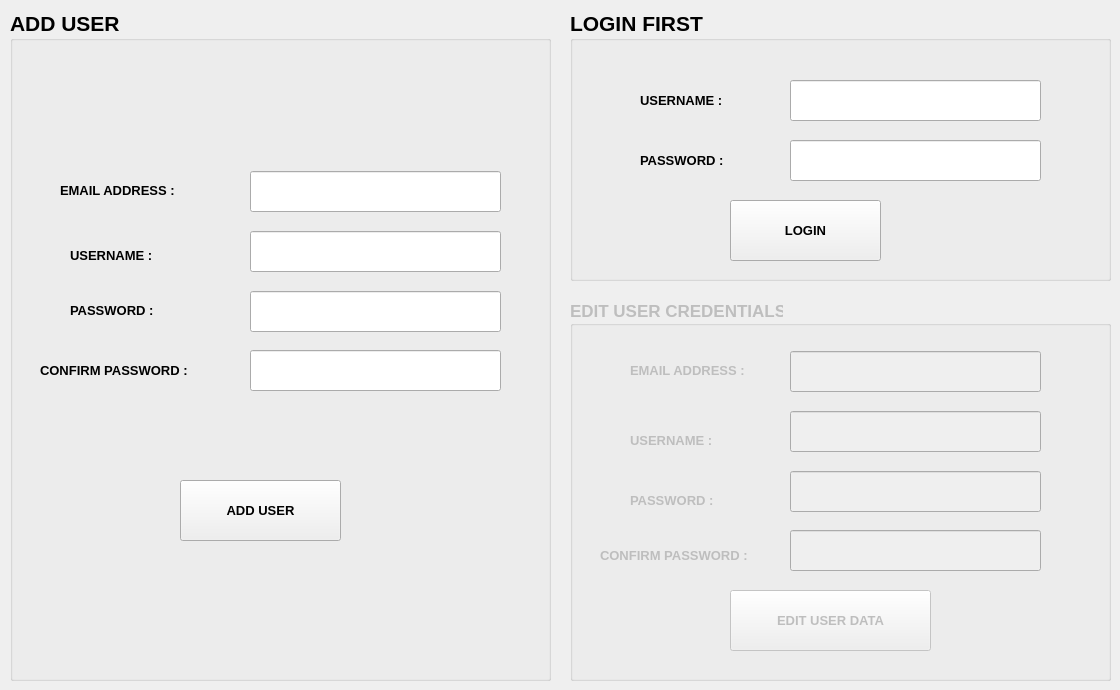
    <widget class="QWidget" name="tab_3">
     <attribute name="title">
      <string>Users</string>
     </attribute>
     <widget class="QGroupBox" name="groupBox">
      <property name="geometry">
       <rect>
        <x>10</x>
        <y>10</y>
        <width>541</width>
        <height>671</height>
       </rect>
      </property>
      <property name="font">
       <font>
        <family>Segoe UI</family>
        <pointsize>16</pointsize>
        <weight>75</weight>
        <bold>true</bold>
       </font>
      </property>
      <property name="title">
       <string>ADD USER</string>
      </property>
      <widget class="QLabel" name="label_22">
       <property name="geometry">
        <rect>
         <x>60</x>
         <y>230</y>
         <width>121</width>
         <height>31</height>
        </rect>
       </property>
       <property name="font">
        <font>
         <family>Segoe UI</family>
         <pointsize>10</pointsize>
         <weight>75</weight>
         <bold>true</bold>
        </font>
       </property>
       <property name="text">
        <string>USERNAME :</string>
       </property>
      </widget>
      <widget class="QLabel" name="label_23">
       <property name="geometry">
        <rect>
         <x>50</x>
         <y>170</y>
         <width>161</width>
         <height>21</height>
        </rect>
       </property>
       <property name="font">
        <font>
         <family>Segoe UI</family>
         <pointsize>10</pointsize>
         <weight>75</weight>
         <bold>true</bold>
        </font>
       </property>
       <property name="text">
        <string>EMAIL ADDRESS :</string>
       </property>
      </widget>
      <widget class="QLabel" name="label_24">
       <property name="geometry">
        <rect>
         <x>60</x>
         <y>290</y>
         <width>121</width>
         <height>21</height>
        </rect>
       </property>
       <property name="font">
        <font>
         <family>Segoe UI</family>
         <pointsize>10</pointsize>
         <weight>75</weight>
         <bold>true</bold>
        </font>
       </property>
       <property name="text">
        <string>PASSWORD :</string>
       </property>
      </widget>
      <widget class="QLabel" name="label_25">
       <property name="geometry">
        <rect>
         <x>30</x>
         <y>350</y>
         <width>201</width>
         <height>21</height>
        </rect>
       </property>
       <property name="font">
        <font>
         <family>Segoe UI</family>
         <pointsize>10</pointsize>
         <weight>75</weight>
         <bold>true</bold>
        </font>
       </property>
       <property name="text">
        <string>CONFIRM PASSWORD :</string>
       </property>
      </widget>
      <widget class="QLineEdit" name="lineEdit_21">
       <property name="geometry">
        <rect>
         <x>240</x>
         <y>161</y>
         <width>251</width>
         <height>41</height>
        </rect>
       </property>
       <property name="font">
        <font>
         <family>Segoe UI</family>
         <pointsize>8</pointsize>
         <weight>50</weight>
         <bold>false</bold>
        </font>
       </property>
      </widget>
      <widget class="QLineEdit" name="lineEdit_22">
       <property name="geometry">
        <rect>
         <x>240</x>
         <y>221</y>
         <width>251</width>
         <height>41</height>
        </rect>
       </property>
       <property name="font">
        <font>
         <family>Segoe UI</family>
         <pointsize>8</pointsize>
         <weight>50</weight>
         <bold>false</bold>
        </font>
       </property>
      </widget>
      <widget class="QLineEdit" name="lineEdit_23">
       <property name="geometry">
        <rect>
         <x>240</x>
         <y>281</y>
         <width>251</width>
         <height>41</height>
        </rect>
       </property>
       <property name="font">
        <font>
         <family>Segoe UI</family>
         <pointsize>8</pointsize>
         <weight>50</weight>
         <bold>false</bold>
        </font>
       </property>
       <property name="echoMode">
        <enum>QLineEdit::Password</enum>
       </property>
      </widget>
      <widget class="QLineEdit" name="lineEdit_24">
       <property name="geometry">
        <rect>
         <x>240</x>
         <y>340</y>
         <width>251</width>
         <height>41</height>
        </rect>
       </property>
       <property name="font">
        <font>
         <family>Segoe UI</family>
         <pointsize>8</pointsize>
         <weight>50</weight>
         <bold>false</bold>
        </font>
       </property>
       <property name="echoMode">
        <enum>QLineEdit::Password</enum>
       </property>
      </widget>
      <widget class="QPushButton" name="pushButton_13">
       <property name="geometry">
        <rect>
         <x>170</x>
         <y>470</y>
         <width>161</width>
         <height>61</height>
        </rect>
       </property>
       <property name="font">
        <font>
         <family>Segoe UI</family>
         <pointsize>10</pointsize>
         <weight>75</weight>
         <bold>true</bold>
        </font>
       </property>
       <property name="text">
        <string>ADD USER</string>
       </property>
       <property name="icon">
        <iconset>
         <normaloff>icons/add.webp</normaloff>icons/add.webp</iconset>
       </property>
       <property name="iconSize">
        <size>
         <width>50</width>
         <height>50</height>
        </size>
       </property>
      </widget>
      <widget class="QLabel" name="label_9">
       <property name="geometry">
        <rect>
         <x>40</x>
         <y>410</y>
         <width>431</width>
         <height>31</height>
        </rect>
       </property>
       <property name="font">
        <font>
         <family>Segoe UI</family>
         <pointsize>10</pointsize>
         <weight>75</weight>
         <bold>true</bold>
        </font>
       </property>
       <property name="text">
        <string/>
       </property>
      </widget>
     </widget>
     <widget class="QGroupBox" name="groupBox_2">
      <property name="geometry">
       <rect>
        <x>570</x>
        <y>10</y>
        <width>541</width>
        <height>271</height>
       </rect>
      </property>
      <property name="font">
       <font>
        <family>Segoe UI</family>
        <pointsize>16</pointsize>
        <weight>75</weight>
        <bold>true</bold>
       </font>
      </property>
      <property name="title">
       <string>LOGIN FIRST </string>
      </property>
      <widget class="QLabel" name="label_26">
       <property name="geometry">
        <rect>
         <x>70</x>
         <y>140</y>
         <width>121</width>
         <height>21</height>
        </rect>
       </property>
       <property name="font">
        <font>
         <family>Segoe UI</family>
         <pointsize>10</pointsize>
         <weight>75</weight>
         <bold>true</bold>
        </font>
       </property>
       <property name="text">
        <string>PASSWORD :</string>
       </property>
      </widget>
      <widget class="QLineEdit" name="lineEdit_25">
       <property name="geometry">
        <rect>
         <x>220</x>
         <y>130</y>
         <width>251</width>
         <height>41</height>
        </rect>
       </property>
       <property name="font">
        <font>
         <family>Segoe UI</family>
         <pointsize>8</pointsize>
         <weight>50</weight>
         <bold>false</bold>
        </font>
       </property>
       <property name="echoMode">
        <enum>QLineEdit::Password</enum>
       </property>
      </widget>
      <widget class="QPushButton" name="pushButton_14">
       <property name="geometry">
        <rect>
         <x>160</x>
         <y>190</y>
         <width>151</width>
         <height>61</height>
        </rect>
       </property>
       <property name="font">
        <font>
         <family>Segoe UI</family>
         <pointsize>10</pointsize>
         <weight>75</weight>
         <bold>true</bold>
        </font>
       </property>
       <property name="text">
        <string>LOGIN</string>
       </property>
       <property name="icon">
        <iconset>
         <normaloff>icons/key-256.webp</normaloff>icons/key-256.webp</iconset>
       </property>
       <property name="iconSize">
        <size>
         <width>40</width>
         <height>40</height>
        </size>
       </property>
      </widget>
      <widget class="QLineEdit" name="lineEdit_26">
       <property name="geometry">
        <rect>
         <x>220</x>
         <y>70</y>
         <width>251</width>
         <height>41</height>
        </rect>
       </property>
       <property name="font">
        <font>
         <family>Segoe UI</family>
         <pointsize>8</pointsize>
         <weight>50</weight>
         <bold>false</bold>
        </font>
       </property>
      </widget>
      <widget class="QLabel" name="label_27">
       <property name="geometry">
        <rect>
         <x>70</x>
         <y>80</y>
         <width>121</width>
         <height>21</height>
        </rect>
       </property>
       <property name="font">
        <font>
         <family>Segoe UI</family>
         <pointsize>10</pointsize>
         <weight>75</weight>
         <bold>true</bold>
        </font>
       </property>
       <property name="text">
        <string>USERNAME :</string>
       </property>
      </widget>
     </widget>
     <widget class="QGroupBox" name="groupBox_4">
      <property name="enabled">
       <bool>false</bool>
      </property>
      <property name="geometry">
       <rect>
        <x>570</x>
        <y>300</y>
        <width>541</width>
        <height>381</height>
       </rect>
      </property>
      <property name="font">
       <font>
        <pointsize>13</pointsize>
        <weight>75</weight>
        <bold>true</bold>
       </font>
      </property>
      <property name="title">
       <string>EDIT USER CREDENTIALS </string>
      </property>
      <widget class="QLineEdit" name="lineEdit_28">
       <property name="geometry">
        <rect>
         <x>220</x>
         <y>171</y>
         <width>251</width>
         <height>41</height>
        </rect>
       </property>
       <property name="font">
        <font>
         <family>Segoe UI</family>
         <pointsize>8</pointsize>
         <weight>50</weight>
         <bold>false</bold>
        </font>
       </property>
       <property name="echoMode">
        <enum>QLineEdit::Password</enum>
       </property>
      </widget>
      <widget class="QLineEdit" name="lineEdit_29">
       <property name="geometry">
        <rect>
         <x>220</x>
         <y>51</y>
         <width>251</width>
         <height>41</height>
        </rect>
       </property>
       <property name="font">
        <font>
         <family>Segoe UI</family>
         <pointsize>8</pointsize>
         <weight>50</weight>
         <bold>false</bold>
        </font>
       </property>
      </widget>
      <widget class="QLineEdit" name="lineEdit_30">
       <property name="geometry">
        <rect>
         <x>220</x>
         <y>111</y>
         <width>251</width>
         <height>41</height>
        </rect>
       </property>
       <property name="font">
        <font>
         <family>Segoe UI</family>
         <pointsize>8</pointsize>
         <weight>50</weight>
         <bold>false</bold>
        </font>
       </property>
      </widget>
      <widget class="QLabel" name="label_28">
       <property name="geometry">
        <rect>
         <x>30</x>
         <y>240</y>
         <width>181</width>
         <height>31</height>
        </rect>
       </property>
       <property name="font">
        <font>
         <family>Segoe UI</family>
         <pointsize>10</pointsize>
         <weight>75</weight>
         <bold>true</bold>
        </font>
       </property>
       <property name="text">
        <string>CONFIRM PASSWORD :</string>
       </property>
      </widget>
      <widget class="QLabel" name="label_33">
       <property name="geometry">
        <rect>
         <x>60</x>
         <y>130</y>
         <width>121</width>
         <height>21</height>
        </rect>
       </property>
       <property name="font">
        <font>
         <family>Segoe UI</family>
         <pointsize>10</pointsize>
         <weight>75</weight>
         <bold>true</bold>
        </font>
       </property>
       <property name="text">
        <string>USERNAME :</string>
       </property>
      </widget>
      <widget class="QLabel" name="label_30">
       <property name="geometry">
        <rect>
         <x>60</x>
         <y>60</y>
         <width>141</width>
         <height>21</height>
        </rect>
       </property>
       <property name="font">
        <font>
         <family>Segoe UI</family>
         <pointsize>10</pointsize>
         <weight>75</weight>
         <bold>true</bold>
        </font>
       </property>
       <property name="text">
        <string>EMAIL ADDRESS :</string>
       </property>
      </widget>
      <widget class="QLabel" name="label_29">
       <property name="geometry">
        <rect>
         <x>60</x>
         <y>190</y>
         <width>121</width>
         <height>21</height>
        </rect>
       </property>
       <property name="font">
        <font>
         <family>Segoe UI</family>
         <pointsize>10</pointsize>
         <weight>75</weight>
         <bold>true</bold>
        </font>
       </property>
       <property name="text">
        <string>PASSWORD :</string>
       </property>
      </widget>
      <widget class="QPushButton" name="pushButton_15">
       <property name="geometry">
        <rect>
         <x>160</x>
         <y>290</y>
         <width>201</width>
         <height>61</height>
        </rect>
       </property>
       <property name="font">
        <font>
         <family>Segoe UI</family>
         <pointsize>10</pointsize>
         <weight>75</weight>
         <bold>true</bold>
        </font>
       </property>
       <property name="text">
        <string>EDIT USER DATA</string>
       </property>
       <property name="icon">
        <iconset>
         <normaloff>icons/mod.png</normaloff>icons/mod.png</iconset>
       </property>
       <property name="iconSize">
        <size>
         <width>40</width>
         <height>40</height>
        </size>
       </property>
      </widget>
      <widget class="QLineEdit" name="lineEdit_27">
       <property name="geometry">
        <rect>
         <x>220</x>
         <y>230</y>
         <width>251</width>
         <height>41</height>
        </rect>
       </property>
       <property name="font">
        <font>
         <family>Segoe UI</family>
         <pointsize>8</pointsize>
         <weight>50</weight>
         <bold>false</bold>
        </font>
       </property>
       <property name="echoMode">
        <enum>QLineEdit::Password</enum>
       </property>
      </widget>
     </widget>
    </widget>
